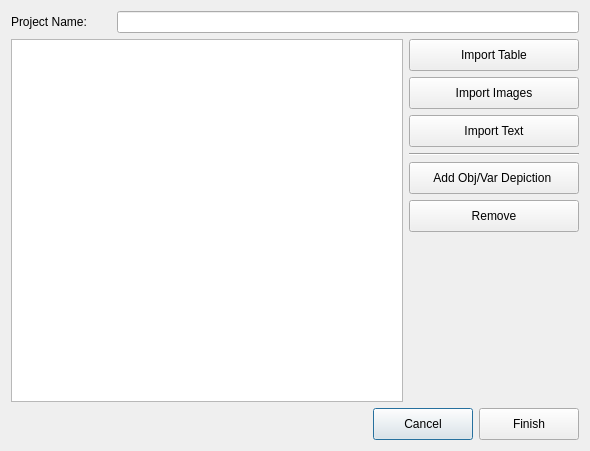
<?xml version="1.0" encoding="UTF-8"?>
<ui version="4.0">
 <class>ProjectManager</class>
 <widget class="QDialog" name="ProjectManager">
  <property name="windowModality">
   <enum>Qt::ApplicationModal</enum>
  </property>
  <property name="geometry">
   <rect>
    <x>0</x>
    <y>0</y>
    <width>590</width>
    <height>451</height>
   </rect>
  </property>
  <property name="minimumSize">
   <size>
    <width>550</width>
    <height>274</height>
   </size>
  </property>
  <property name="maximumSize">
   <size>
    <width>1000000</width>
    <height>1000000</height>
   </size>
  </property>
  <property name="windowTitle">
   <string>CreateNew  Project</string>
  </property>
  <property name="modal">
   <bool>true</bool>
  </property>
  <layout class="QGridLayout" name="gridLayout">
   <item row="8" column="0" colspan="3">
    <layout class="QGridLayout" name="gridLayout_3">
     <item row="0" column="0">
      <spacer name="horizontalSpacer_2">
       <property name="orientation">
        <enum>Qt::Horizontal</enum>
       </property>
       <property name="sizeHint" stdset="0">
        <size>
         <width>40</width>
         <height>20</height>
        </size>
       </property>
      </spacer>
     </item>
     <item row="0" column="1">
      <widget class="QPushButton" name="cancel">
       <property name="minimumSize">
        <size>
         <width>100</width>
         <height>32</height>
        </size>
       </property>
       <property name="maximumSize">
        <size>
         <width>100</width>
         <height>32</height>
        </size>
       </property>
       <property name="text">
        <string>Cancel</string>
       </property>
      </widget>
     </item>
     <item row="0" column="2">
      <widget class="QPushButton" name="finish">
       <property name="minimumSize">
        <size>
         <width>100</width>
         <height>32</height>
        </size>
       </property>
       <property name="maximumSize">
        <size>
         <width>100</width>
         <height>32</height>
        </size>
       </property>
       <property name="text">
        <string>Finish</string>
       </property>
      </widget>
     </item>
    </layout>
   </item>
   <item row="0" column="0">
    <widget class="QLabel" name="label">
     <property name="minimumSize">
      <size>
       <width>100</width>
       <height>16</height>
      </size>
     </property>
     <property name="maximumSize">
      <size>
       <width>100</width>
       <height>16</height>
      </size>
     </property>
     <property name="text">
      <string>Project Name:</string>
     </property>
    </widget>
   </item>
   <item row="1" column="0" rowspan="7" colspan="2">
    <widget class="QTableView" name="tableView">
     <property name="enabled">
      <bool>true</bool>
     </property>
     <property name="editTriggers">
      <set>QAbstractItemView::NoEditTriggers</set>
     </property>
    </widget>
   </item>
   <item row="6" column="2">
    <widget class="QPushButton" name="removeButton">
     <property name="minimumSize">
      <size>
       <width>170</width>
       <height>32</height>
      </size>
     </property>
     <property name="maximumSize">
      <size>
       <width>170</width>
       <height>32</height>
      </size>
     </property>
     <property name="text">
      <string>Remove</string>
     </property>
    </widget>
   </item>
   <item row="1" column="2">
    <widget class="QPushButton" name="addFileButton">
     <property name="minimumSize">
      <size>
       <width>170</width>
       <height>32</height>
      </size>
     </property>
     <property name="maximumSize">
      <size>
       <width>170</width>
       <height>32</height>
      </size>
     </property>
     <property name="text">
      <string>Import Table</string>
     </property>
    </widget>
   </item>
   <item row="2" column="2">
    <widget class="QPushButton" name="addImageAsRGB">
     <property name="minimumSize">
      <size>
       <width>170</width>
       <height>32</height>
      </size>
     </property>
     <property name="maximumSize">
      <size>
       <width>170</width>
       <height>32</height>
      </size>
     </property>
     <property name="text">
      <string>Import Images</string>
     </property>
    </widget>
   </item>
   <item row="7" column="2">
    <spacer name="verticalSpacer">
     <property name="orientation">
      <enum>Qt::Vertical</enum>
     </property>
     <property name="sizeHint" stdset="0">
      <size>
       <width>20</width>
       <height>180</height>
      </size>
     </property>
    </spacer>
   </item>
   <item row="0" column="1" colspan="2">
    <widget class="QLineEdit" name="lineEdit"/>
   </item>
   <item row="5" column="2">
    <widget class="QPushButton" name="addImageListButton">
     <property name="minimumSize">
      <size>
       <width>170</width>
       <height>32</height>
      </size>
     </property>
     <property name="maximumSize">
      <size>
       <width>170</width>
       <height>32</height>
      </size>
     </property>
     <property name="text">
      <string>Add Obj/Var Depiction </string>
     </property>
    </widget>
   </item>
   <item row="3" column="2">
    <widget class="QPushButton" name="pushButton">
     <property name="minimumSize">
      <size>
       <width>170</width>
       <height>32</height>
      </size>
     </property>
     <property name="maximumSize">
      <size>
       <width>170</width>
       <height>32</height>
      </size>
     </property>
     <property name="text">
      <string>Import Text</string>
     </property>
    </widget>
   </item>
   <item row="4" column="2">
    <widget class="Line" name="line">
     <property name="orientation">
      <enum>Qt::Horizontal</enum>
     </property>
    </widget>
   </item>
  </layout>
 </widget>
 <resources/>
 <connections/>
</ui>
